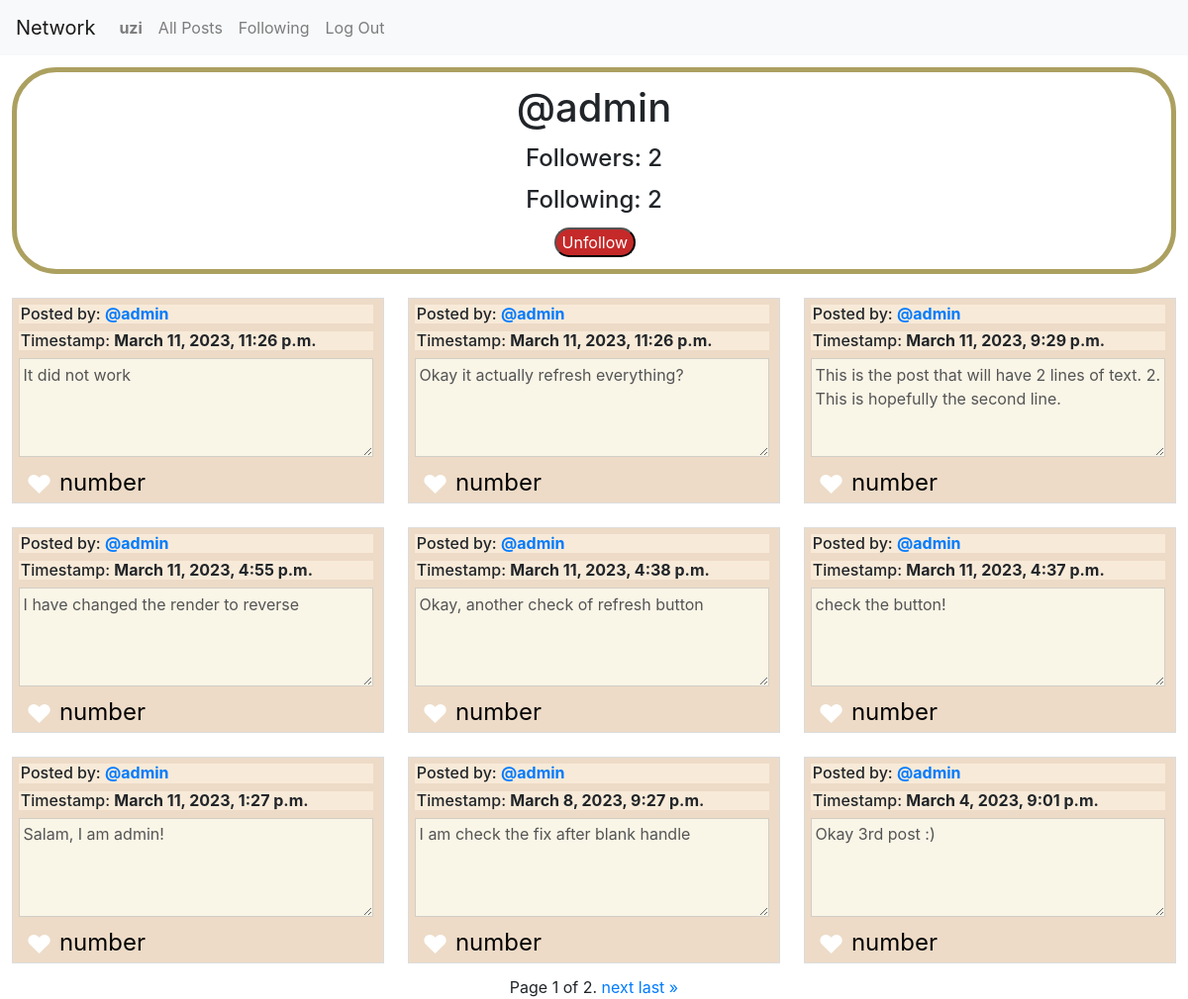
Screenshot of /individual/3 (signed in) with the database file from the repository.
### network/models.py (models this page shows, shortened)
class User(AbstractUser):
    pass

class Post(models.Model):
    user = models.ForeignKey(User, on_delete=models.CASCADE, related_name="post_owner") #, null=True, blank=True)
    post = models.CharField(max_length=1000)
    timestamp = models.DateTimeField(auto_now_add=True)

### network/views.py (the view)
# urls.py: path("individual/<int:id>", views.individual, name="individual"),
def individual(request, id):
    user_individual = User.objects.get(pk=id)
    currentUser = request.user
    posts = Post.objects.filter(user=user_individual).order_by('-timestamp')
    paginator = Paginator(posts, 9)
    page_number = request.GET.get('page')
    page_obj = paginator.get_page(page_number)
    if Follow.objects.filter(user_main=user_individual, user_follower=currentUser).exists():
        button = "Unfollow"
    else:
        button = "Follow"
    numberofFollowers = Follow.objects.filter(user_main = user_individual).count()
    numberofFollowing = Follow.objects.filter(user_follower = user_individual).count()
    return render(request, "network/individual.html", {
        "posts" : page_obj,
        "user_individual" : user_individual,
        "currentUser" : currentUser,
        "button" : button,
        "numberofFollowers" : numberofFollowers,
        "numberofFollowing" : numberofFollowing
    })

### network/templates/network/individual.html (shortened to what this page needs)
{% extends "network/layout.html" %} {%load static%} {% block body %}
<div class="user-profile">
  <h1 class="user-profile-name">@{{ user_individual }}</h1>
  <h4 class="user-profile-followers">Followers: {{ numberofFollowers }}</h4>
  <h4 class="user-profile-following">Following: {{ numberofFollowing }}</h4>
  {% if user_individual != currentUser %}
  <form
    method="post"
    action="{% url 'follow' id=user_individual.id %}"
    class="form-follow-btn"
  >
    <button
      class="follow-btn {% if button == 'Follow' %}follow-btn-follow{% else %}follow-btn-unfollow{% endif %}"
      type="submit"
    >
      {{ button }}
    </button>
  </form>
  {% endif %}
</div>
<div class="post-content">
  {% for post in posts %}
  <div class="individual-post">
    <form
      method="post"
      action="{% url 'post_individual' post_id=post.id %}"
      class="btn-save-edit-form"
    >
      <h6 class="user-and-time">
        Posted by:
        <strong
          ><a
            href="{% url 'individual' id=post.user.id %}"
            id="user-{{ post.user.id }}"
            >@{{ post.user }}</a
          ></strong
        >
      </h6>
      <h6 class="user-and-time">
        Timestamp: <strong>{{ post.timestamp }}</strong>
      </h6>
      <div class="individual-post-content">
        <textarea class="post-text" name="post-text-edited" disabled>
{{post.post}}</textarea
        >
      </div>
      <div class="likes-and-edit">
        {% if post.id in whatYouLiked %}
        <p
          class="likes likes-liked"
          data-postid="{{post.id}}"
          data-whatYouLiked="{{whatYouLiked}}"
        >
          &#9829;
        </p>
        {% else %}
        <p
          class="likes likes-unliked"
          data-postid="{{post.id}}"
          data-whatYouLiked="{{whatYouLiked}}"
        >
          &#9829;
        </p>
        {% endif %}
        <p class="like-number">number</p>
      </div>
    </form>
  </div>
  {% endfor %}
</div>
<div class="pagination">
  <span class="step-links">
    <span class="current-page">
      Page {{ posts.number }} of {{ posts.paginator.num_pages }}.
    </span>
    {% if posts.has_next %}
    <a href="?page={{ posts.next_page_number }}">next</a>
    <a href="?page={{ posts.paginator.num_pages }}">last &raquo;</a>
    {% endif %}
  </span>
</div>
{% endblock %}

### network/templates/network/layout.html (shortened to what this page needs)
{% load static %}
<!DOCTYPE html>
<html lang="en">
  <head>
    <link
      rel="stylesheet"
      href="https://stackpath.bootstrapcdn.com/bootstrap/4.4.1/css/bootstrap.min.css"
    />
    <link href="{% static 'network/styles.css' %}" rel="stylesheet" />
  </head>
  <body>
    <nav class="navbar navbar-expand-lg navbar-light bg-light">
      <a class="navbar-brand" href="#">Network</a>
      <div>
        <ul class="navbar-nav mr-auto">
          {% if user.is_authenticated %}
          <li class="nav-item">
            <a class="nav-link" href="#"
              ><strong>{{ user.username }}</strong></a
            >
          </li>
          {% endif %}
          <li class="nav-item">
            <a class="nav-link" href="{% url 'index' %}">All Posts</a>
          </li>
          {% if user.is_authenticated %}
          <li class="nav-item">
            <a class="nav-link" href="{% url 'following_page' %}">Following</a>
          </li>
          <li class="nav-item">
            <a class="nav-link" href="{% url 'logout' %}">Log Out</a>
          </li>
          {% endif %}
        </ul>
      </div>
    </nav>
    <div class="body">{% block body %} {% endblock %}</div>
  </body>
</html>

### network/static/network/styles.css (style rules this page uses)
.post-content { display: flex; flex-wrap: wrap; justify-content: flex-start; }
.individual-post { display: flex; flex-direction: row; flex-wrap: wrap; align-content: flex-start; padding: 0.5% 0.5% 0% 0.5%; border: solid 1px gainsboro; margin: 1%; height: calc(100% / 2); width: calc(100% / 3 - 2%); background-color: #eddbc7; }
.btn-save-edit-form { display: block; width: 100%; align-self: center; margin-right: 1%; margin-left: auto; }
.user-and-time { width: 100%; background-color: #f8ead8; padding-left: 0.5%; }
.individual-post-content .post-text { width: 100%; flex-grow: 15; padding: 1%; background-color: #f9f5e7; height: 100px; overflow: auto; }
.likes-and-edit { display: flex; align-items: flex-start; width: 100%; height: 40px; }
.likes-unliked { align-self: flex-start; color: white; font-size: 26px; margin-bottom: 1%; margin-top: 0.5%; padding-left: 2%; }
.like-number { align-self: flex-start; color: black; font-size: 24px; margin-bottom: 1%; margin-top: 0.5%; padding-left: 2%; }
.user-profile { display: flex; flex-direction: column; align-items: center; gap: 5px; margin: 1%; border: solid 5px rgba(127, 109, 10, 0.649); border-radius: 45px; padding: 1%; }
.follow-btn { width: auto; border-radius: 15px; margin-right: 1%; margin-left: 1%; color: white; }
.follow-btn-unfollow { background-color: rgb(197, 41, 41); }
.pagination { display: flex; justify-content: center; }

### rows the page displays
User: username "uzi"
User: username "admin"
Post: user "admin", timestamp "March 11, 2023, 11:26 p.m.", post-text-edited "It did not work"
Post: user "admin", timestamp "March 11, 2023, 11:26 p.m.", post-text-edited "Okay it actually refresh everything?"
Post: user "admin", timestamp "March 11, 2023, 9:29 p.m.", post-text-edited "This is the post that will have 2 lines of text. 2. This is hopefully the second line."
Post: user "admin", timestamp "March 11, 2023, 4:55 p.m.", post-text-edited "I have changed the render to reverse"
Post: user "admin", timestamp "March 11, 2023, 4:38 p.m.", post-text-edited "Okay, another check of refresh button"
Post: user "admin", timestamp "March 11, 2023, 4:37 p.m.", post-text-edited "check the button!"
Post: user "admin", timestamp "March 11, 2023, 1:27 p.m.", post-text-edited "Salam, I am admin!"
Post: user "admin", timestamp "March 8, 2023, 9:27 p.m.", post-text-edited "I am check the fix after blank handle"
Post: user "admin", timestamp "March 4, 2023, 9:01 p.m.", post-text-edited "Okay 3rd post :)"

### other values shown
{{ numberofFollowers }} "2"
{{ numberofFollowing }} "2"
{{ button }} "Unfollow"
{{ posts.number }} "1"
{{ posts.paginator.num_pages }} "2"
